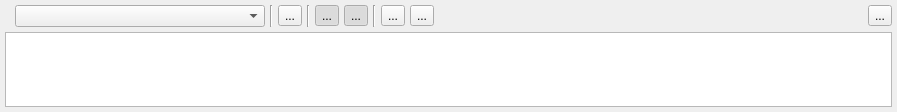
<?xml version="1.0" encoding="UTF-8"?>
<ui version="4.0">
 <class>LoggingWindowSession</class>
 <widget class="QWidget" name="LoggingWindowSession">
  <property name="geometry">
   <rect>
    <x>0</x>
    <y>0</y>
    <width>897</width>
    <height>112</height>
   </rect>
  </property>
  <property name="windowTitle">
   <string>Form</string>
  </property>
  <layout class="QVBoxLayout" name="verticalLayout">
   <property name="spacing">
    <number>5</number>
   </property>
   <property name="leftMargin">
    <number>5</number>
   </property>
   <property name="topMargin">
    <number>5</number>
   </property>
   <property name="rightMargin">
    <number>5</number>
   </property>
   <property name="bottomMargin">
    <number>5</number>
   </property>
   <item>
    <widget class="QFrame" name="frame">
     <property name="frameShape">
      <enum>QFrame::NoFrame</enum>
     </property>
     <property name="frameShadow">
      <enum>QFrame::Raised</enum>
     </property>
     <layout class="QHBoxLayout" name="horizontalLayout">
      <property name="spacing">
       <number>5</number>
      </property>
      <property name="leftMargin">
       <number>10</number>
      </property>
      <property name="topMargin">
       <number>0</number>
      </property>
      <property name="rightMargin">
       <number>0</number>
      </property>
      <property name="bottomMargin">
       <number>0</number>
      </property>
      <item>
       <widget class="QComboBox" name="targetSelector">
        <property name="minimumSize">
         <size>
          <width>250</width>
          <height>0</height>
         </size>
        </property>
       </widget>
      </item>
      <item>
       <widget class="Line" name="line_3">
        <property name="orientation">
         <enum>Qt::Vertical</enum>
        </property>
       </widget>
      </item>
      <item>
       <widget class="QToolButton" name="captureButton">
        <property name="toolTip">
         <string>Starts or stops the current logging session.</string>
        </property>
        <property name="accessibleName">
         <string>Capture</string>
        </property>
        <property name="text">
         <string>...</string>
        </property>
        <property name="icon">
         <iconset resource="../../Windows/ScriptCanvasEditorResources.qrc">
          <normaloff>:/ScriptCanvasEditorResources/Resources/capture_offline.png</normaloff>:/ScriptCanvasEditorResources/Resources/capture_offline.png</iconset>
        </property>
        <property name="iconSize">
         <size>
          <width>20</width>
          <height>20</height>
         </size>
        </property>
       </widget>
      </item>
      <item>
       <widget class="Line" name="line_4">
        <property name="orientation">
         <enum>Qt::Vertical</enum>
        </property>
       </widget>
      </item>
      <item>
       <widget class="QToolButton" name="autoCaptureToggle">
        <property name="toolTip">
         <string>Controls whether or not capture will enable as soon as the desired target connects.</string>
        </property>
        <property name="accessibleName">
         <string>Auto Capture</string>
        </property>
        <property name="text">
         <string>...</string>
        </property>
        <property name="icon">
         <iconset resource="../../Windows/ScriptCanvasEditorResources.qrc">
          <normaloff>:/ScriptCanvasEditorResources/Resources/auto_record.png</normaloff>:/ScriptCanvasEditorResources/Resources/auto_record.png</iconset>
        </property>
        <property name="iconSize">
         <size>
          <width>20</width>
          <height>20</height>
         </size>
        </property>
        <property name="checkable">
         <bool>true</bool>
        </property>
        <property name="checked">
         <bool>true</bool>
        </property>
       </widget>
      </item>
      <item>
       <widget class="QToolButton" name="liveUpdatesToggle">
        <property name="toolTip">
         <string>Controls whether or not the Logging View live updates with the Captured Data (Usually want to disable for performance reasons)</string>
        </property>
        <property name="accessibleName">
         <string>Live Updates</string>
        </property>
        <property name="text">
         <string>...</string>
        </property>
        <property name="icon">
         <iconset resource="../../Windows/ScriptCanvasEditorResources.qrc">
          <normaloff>:/ScriptCanvasEditorResources/Resources/live_update.png</normaloff>:/ScriptCanvasEditorResources/Resources/live_update.png</iconset>
        </property>
        <property name="iconSize">
         <size>
          <width>20</width>
          <height>20</height>
         </size>
        </property>
        <property name="checkable">
         <bool>true</bool>
        </property>
        <property name="checked">
         <bool>true</bool>
        </property>
       </widget>
      </item>
      <item>
       <widget class="Line" name="line_2">
        <property name="orientation">
         <enum>Qt::Vertical</enum>
        </property>
       </widget>
      </item>
      <item>
       <widget class="QToolButton" name="expandAll">
        <property name="toolTip">
         <string>Expands all of the elements in the log</string>
        </property>
        <property name="accessibleName">
         <string>Expand All</string>
        </property>
        <property name="text">
         <string>...</string>
        </property>
        <property name="icon">
         <iconset resource="../../Windows/ScriptCanvasEditorResources.qrc">
          <normaloff>:/ScriptCanvasEditorResources/Resources/ExpandAll_Icon.png</normaloff>:/ScriptCanvasEditorResources/Resources/ExpandAll_Icon.png</iconset>
        </property>
        <property name="iconSize">
         <size>
          <width>20</width>
          <height>20</height>
         </size>
        </property>
       </widget>
      </item>
      <item>
       <widget class="QToolButton" name="collapseAll">
        <property name="toolTip">
         <string>Collapses all of the elements in the log</string>
        </property>
        <property name="accessibleName">
         <string>Collapse All</string>
        </property>
        <property name="text">
         <string>...</string>
        </property>
        <property name="icon">
         <iconset resource="../../Windows/ScriptCanvasEditorResources.qrc">
          <normaloff>:/ScriptCanvasEditorResources/Resources/CollapseAll_Icon.png</normaloff>:/ScriptCanvasEditorResources/Resources/CollapseAll_Icon.png</iconset>
        </property>
        <property name="iconSize">
         <size>
          <width>20</width>
          <height>20</height>
         </size>
        </property>
       </widget>
      </item>
      <item>
       <spacer name="horizontalSpacer">
        <property name="orientation">
         <enum>Qt::Horizontal</enum>
        </property>
        <property name="sizeHint" stdset="0">
         <size>
          <width>40</width>
          <height>20</height>
         </size>
        </property>
       </spacer>
      </item>
      <item>
       <widget class="AzQtComponents::FilteredSearchWidget" name="filterWidget" native="true">
        <property name="sizePolicy">
         <sizepolicy hsizetype="Expanding" vsizetype="Preferred">
          <horstretch>0</horstretch>
          <verstretch>0</verstretch>
         </sizepolicy>
        </property>
        <property name="minimumSize">
         <size>
          <width>0</width>
          <height>20</height>
         </size>
        </property>
       </widget>
      </item>
      <item>
       <widget class="QToolButton" name="openIcon">
        <property name="text">
         <string>...</string>
        </property>
       </widget>
      </item>
     </layout>
    </widget>
   </item>
   <item>
    <widget class="QTreeView" name="logTree">
     <property name="showDropIndicator" stdset="0">
      <bool>false</bool>
     </property>
     <property name="alternatingRowColors">
      <bool>true</bool>
     </property>
     <property name="uniformRowHeights">
      <bool>true</bool>
     </property>
     <property name="headerHidden">
      <bool>true</bool>
     </property>
     <property name="expandsOnDoubleClick">
      <bool>false</bool>
     </property>
    </widget>
   </item>
  </layout>
 </widget>
 <customwidgets>
  <customwidget>
   <class>AzQtComponents::FilteredSearchWidget</class>
   <extends>QWidget</extends>
   <header location="global">AzQtComponents/Components/FilteredSearchWidget.h</header>
   <container>1</container>
  </customwidget>
 </customwidgets>
 <resources>
  <include location="../../Windows/ScriptCanvasEditorResources.qrc"/>
 </resources>
 <connections/>
</ui>
